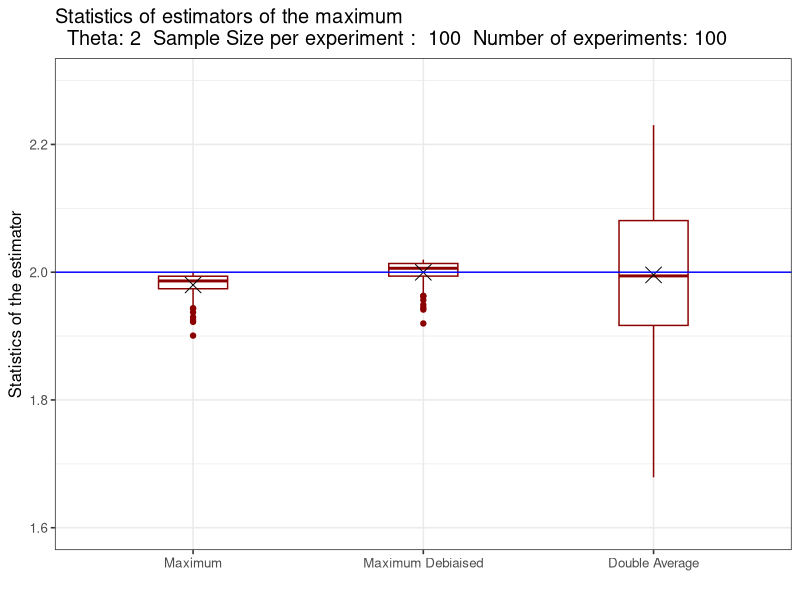
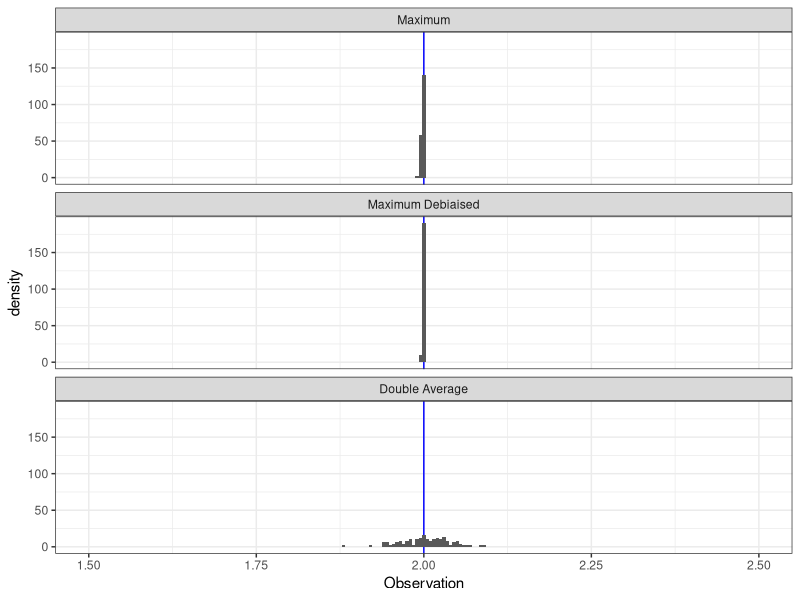

The R script that drew these images, in order:
## ---- chunk 1
knitr::opts_chunk$set(echo = TRUE)
## ---- chunk 2
version
library(dplyr)
library(magrittr)
library(ggplot2)
## ---- chunk 3
library(tidyr)
Sample_Estimators <- function(Seed = 42, theta = 2, Sample_Size = 10, Experience_Number = 20) {
  set.seed(Seed)
  do.call("rbind",
    lapply(1:Experience_Number, function(x){
      y <- runif(Sample_Size, min = 0, max = theta) 
      # generates n values uniformly distributed on $[0,\theta]$
      data.frame(Experience = x, 
                 Estimator = c("Maximum", "Maximum Debiaised", "Double Average"),
                 Observation = c(max(y),  max(y)*(1+1.0/Sample_Size), 
                         mean(y)*2) 
                 )
    }
    )
  ) 
}
Sample_Estimators( Experience_Number = 10)
## ---- chunk 4
# Experimental parameters
theta = 2 # size of 
Sample_Size = 100
Experience_Number = 100
Seed = 42

# plot parameters
Order_plot =c("Maximum", "Maximum Debiaised", "Double Average")
## ---- chunk 5

Title_graphic = paste("Statistics of estimators of the maximum\n",
                      " Theta:",theta,
                      " Sample Size per experiment : ",  Sample_Size,
                      " Number of experiments:",Experience_Number)

Sample_Estimators(Seed, theta , Sample_Size , Experience_Number ) %>% 
  mutate(Estimator = factor(Estimator,Order_plot)) %>%
  ggplot(aes(x = Estimator, y = Observation)) +
  geom_boxplot(width = 0.3, color = "darkred") +
  stat_summary(fun.y=mean, colour="black", geom="point", 
               shape=4, size=5, show.legend = FALSE) + 
  geom_hline(yintercept=2, color="blue") +
  xlab("") +
  ylab("Statistics of the estimator") +
  theme_bw(base_size=12) +
  ggtitle(Title_graphic) +
  coord_cartesian(ylim=c(1.6,2.3))
## ---- chunk 6
Sample_Estimators(Seed, theta, Sample_Size=1000, Experience_Number) %>% 
  mutate(Estimator = factor(Estimator,Order_plot)) %>%
  ggplot(aes(x=Observation, y=..density..)) +
  geom_vline(xintercept=2, color="blue") +
  geom_histogram(binwidth = 0.005) + 
  coord_cartesian(xlim=c(1.5,2.5)) + 
  theme_bw() +
  facet_wrap(~Estimator, ncol=1)
  # ggsave(filename = "hist.png")
